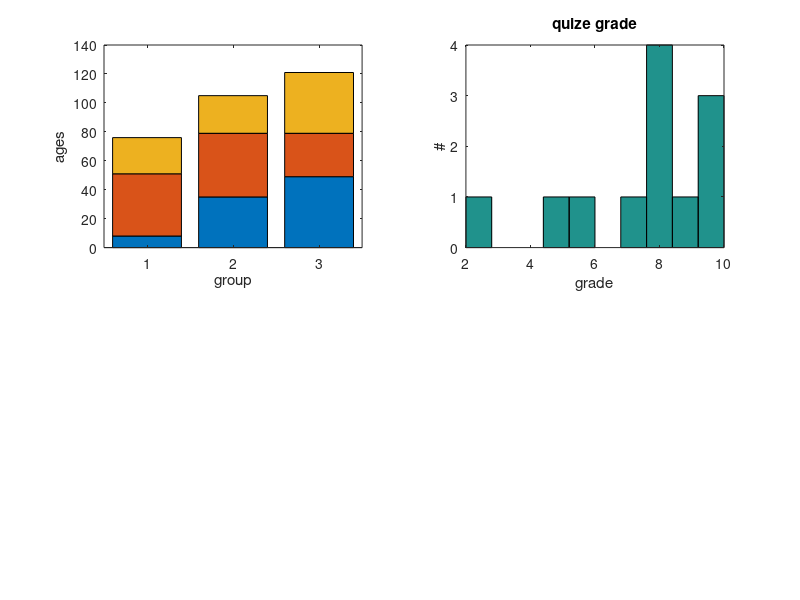

This figure's MATLAB source:
groupages=[8 43 25;35 44 26;49 30 42];
subplot(2,2,1)
bar(groupages,'stacked');
xlabel('group');
ylabel('ages');

% histogram
subplot(2,2,2)
quize=[10,8,5,10,9,6,8,7,8,10,2,8];
hist(quize)
title('quize grade')
xlabel('grade')
ylabel('#')
c=hist(quize)

